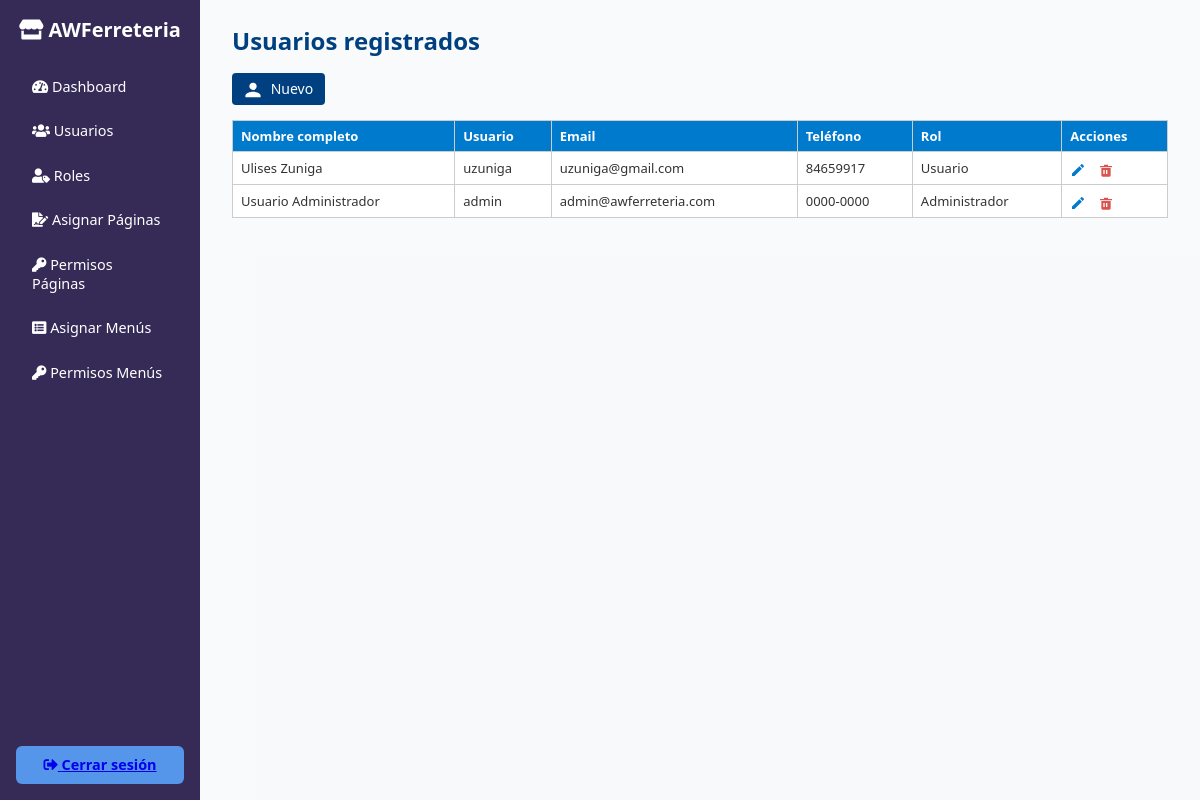
/roles/usuarios.php (signed in), run on the app's committed database.
### tables this page shows
CREATE TABLE `usuarios` (
  `idusuario` int(11) NOT NULL,
  `nombrecompleto` varchar(100) NOT NULL,
  `usuario` varchar(50) NOT NULL,
  `contrasena` varchar(255) NOT NULL,
  `correo` varchar(100) DEFAULT NULL,
  `telefono` varchar(20) DEFAULT NULL,
  `idrol` int(11) NOT NULL,
  `activo` bit(1) NOT NULL DEFAULT b'1',
  `usuarioregistra` int(11) NOT NULL,
  `fecharegistro` datetime NOT NULL DEFAULT current_timestamp(),
  `usuarioactualiza` int(11) DEFAULT NULL,
  `fechaactualizacion` datetime DEFAULT NULL ON UPDATE current_timestamp()
);

CREATE TABLE `roles` (
  `idrol` int(11) NOT NULL,
  `nombrerol` varchar(50) NOT NULL,
  `descripcion` varchar(100) DEFAULT NULL,
  `activo` bit(1) NOT NULL DEFAULT b'1',
  `usuarioregistra` int(11) NOT NULL,
  `fecharegistro` datetime NOT NULL DEFAULT current_timestamp(),
  `usuarioactualiza` int(11) DEFAULT NULL,
  `fechaactualizacion` datetime DEFAULT NULL ON UPDATE current_timestamp()
);

### config/seguridad.php (called while the page is built, shortened)
<?php
function obtenerMenusUsuario($idusuario) {
    $conn = getConnection();
    $menus = [];
    $sql = "SELECT usuario, clave FROM vista_permisos_menus WHERE idusuario = ? AND activo = b'1' ORDER BY usuario";
    $stmt = $conn->prepare($sql);
    $stmt->bind_param("i", $idusuario);
    $stmt->execute();
    $result = $stmt->get_result();
    while ($row = $result->fetch_assoc()) {
        $menus[] = $row;
    }
    return $menus;
}
?>

### roles/usuarios.php (the view, shortened to what this page needs)
<?php
require_once('../config/seguridad.php');
$conn = getConnection();
$sql = "SELECT u.idusuario, u.nombrecompleto, u.usuario, u.correo, u.telefono, u.activo, r.nombrerol
        FROM usuarios u
        LEFT JOIN roles r ON u.idrol = r.idrol
        WHERE u.activo = 1
        ORDER BY u.idusuario DESC";
$result = $conn->query($sql);
?>
<!DOCTYPE html>
<html lang="es">
<head>
</head>
<body>
    <div class="container">
        <?php include('../includes/sidebar_seguridad.php'); ?>
        <main class="main-content">
            <h1>Usuarios registrados</h1>
            <a href="#" class="btn btn-primary mb-3" id="nuevoUsuarioBtn">
                Nuevo
            </a>
            <table>
                <thead>
                    <tr>
                        <th>Nombre completo</th>
                        <th>Usuario</th>
                        <th>Email</th>
                        <th>Teléfono</th>
                        <th>Rol</th>
                        <th>Acciones</th>
                    </tr>
                </thead>
                <tbody>
                <?php while ($row = $result->fetch_assoc()): ?>
                    <tr>
                        <td><?= htmlspecialchars($row['nombrecompleto']) ?></td>
                        <td><?= htmlspecialchars($row['usuario']) ?></td>
                        <td><?= htmlspecialchars($row['correo']) ?></td>
                        <td><?= htmlspecialchars($row['telefono']) ?></td>
                        <td><?= htmlspecialchars($row['nombrerol']) ?></td>
                        <td align="center">
                            <a href="?editar=<?= $row['idusuario'] ?>" title="Editar" class="action-link">
                                <svg xmlns="http://www.w3.org/2000/svg" width="16" height="16" fill="#007acc" viewBox="0 0 24 24">
                                    <path d="M3 17.25V21h3.75L17.81 9.94l-3.75-3.75L3 17.25zM20.71 7.04a1.003 1.003 0 0 0 0-1.42l-2.34-2.34a1.003 1.003 0 0 0-1.42 0l-1.83 1.83 3.75 3.75 1.84-1.82z"/>
                                </svg>
                            </a>
                            <a href="#" title="Desactivar" class="action-link" onclick="abrirModalConfirmacionDesactivar(<?= $row['idusuario'] ?>)">
                                <svg xmlns="http://www.w3.org/2000/svg" width="16" height="16" fill="#d9534f" viewBox="0 0 24 24">
                                    <path d="M3 6h18v2H3V6zm2 3h14v11a2 2 0 0 1-2 2H7a2 2 0 0 1-2-2V9zm3 3v6h2v-6H8zm4 0v6h2v-6h-2zM9 4h6v2H9V4z"/>
                                </svg>
                            </a>
                        </td>
                    </tr>
                <?php endwhile; ?>
                </tbody>
            </table>
        </main>
    </div>
</body>
</html>

### roles/usuarios.php (style rules this page uses)
* { box-sizing: border-box; margin: 0; padding: 0; }
body, html { height: 100%; font-family: 'Segoe UI', Tahoma, Geneva, Verdana, sans-serif; background-color: #f4f6f85c; color: #333; }
.container { display: flex; height: 100vh; }
.main-content { flex: 1; padding: 1rem 1.5rem; margin: 0.5rem; overflow-y: auto; font-size: 14px; }
.main-content h1 { color: #004080; margin-bottom: 1rem; font-size: 1.5rem; }
a.btn { display: inline-block; background-color: #004080; color: white; padding: 6px 12px; text-decoration: none; border-radius: 4px; font-size: 14px; margin-bottom: 15px; }
table { width: 100%; border-collapse: collapse; background-color: #fff; font-size: 13px; }
th, td { padding: 6px 8px; border: 1px solid #ccc; text-align: left; }
th { background-color: #007acc; color: white; font-weight: 600; }
.action-link { display: inline-block; margin-right: 8px; cursor: pointer; vertical-align: middle; }
.action-link svg { vertical-align: middle; transition: transform 0.2s ease; }

### data on the page
usuarios: nombrecompleto "Ulises Zuniga", usuario "uzuniga", correo "uzuniga@gmail.com", telefono "84659917", idrol.nombrerol "Usuario"
usuarios: nombrecompleto "Usuario Administrador", usuario "admin", correo "admin@awferreteria.com", telefono "0000-0000", idrol.nombrerol "Administrador"
